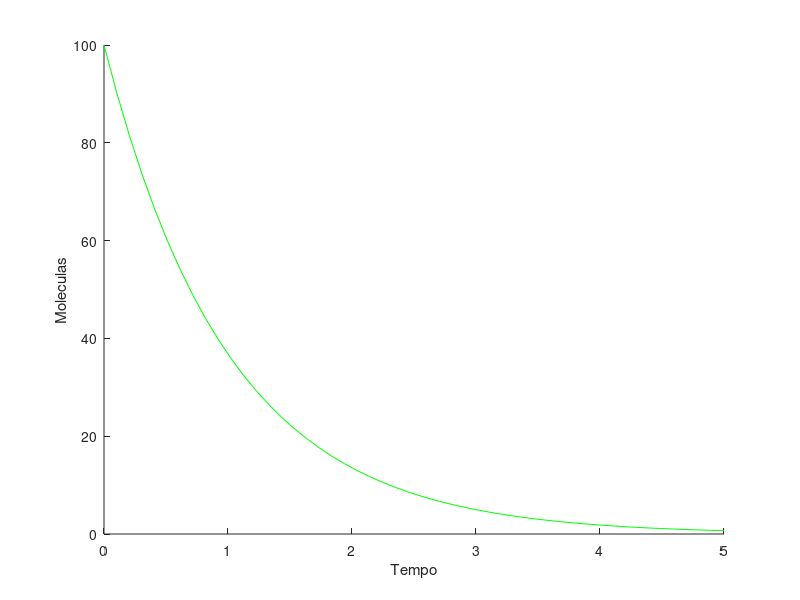

Write the MATLAB code that produced this figure.
1;
function xdot = f (x,t)
    xdot=-x;
endfunction 

x = lsode("f", 100, (t = linspace(0,5,50)'));

hold on
plot(t,x, "g-");
hold off
xlabel("Tempo");
ylabel("Moleculas");
%legend("RRE");
axis([0 5 0 100]);